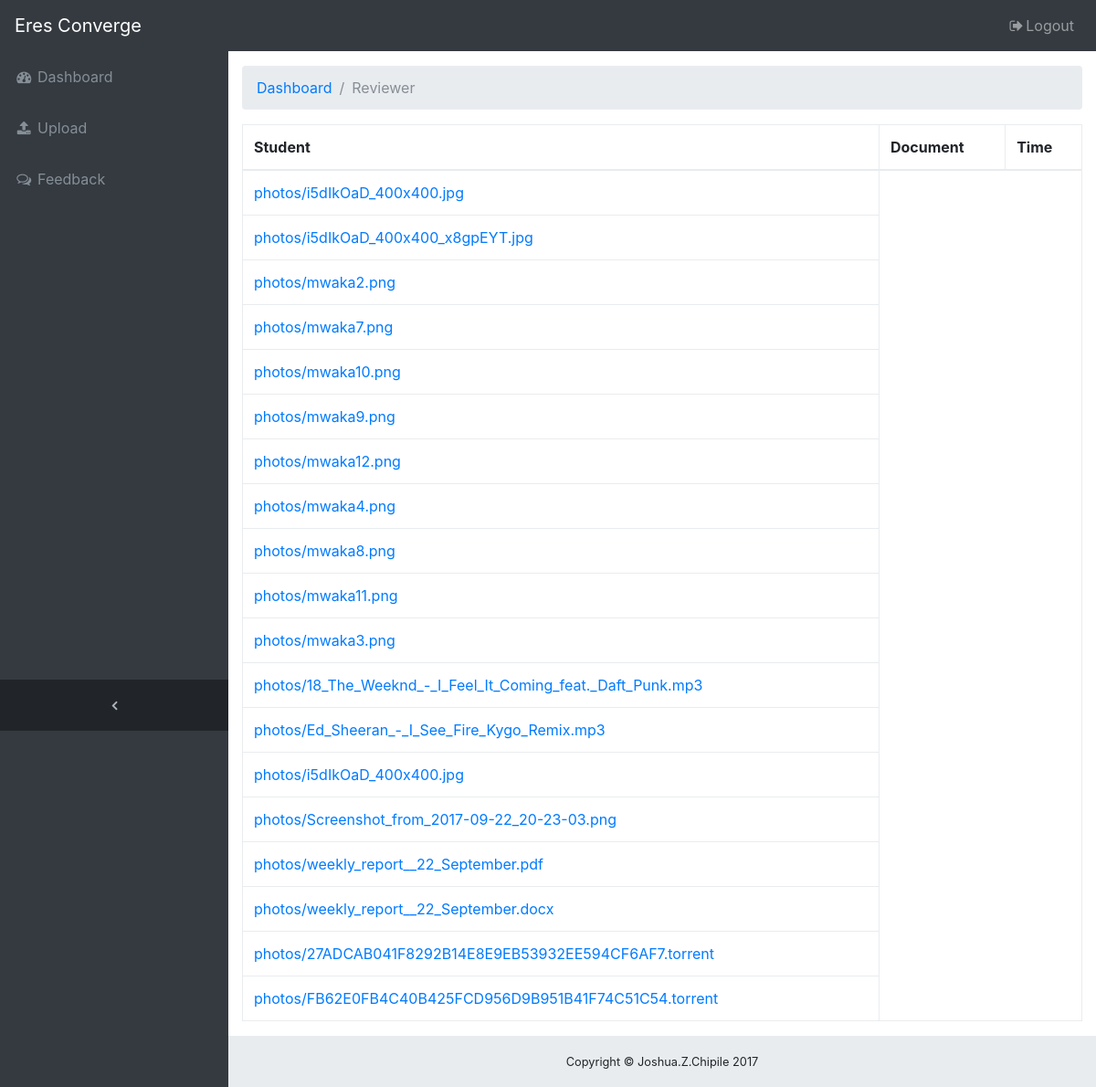
The app's page /reviewer/ (signed in) with its own data.
### eresapp/models.py (models this page shows)
class Photo(models.Model):
    user_upload = Post.author
    title = models.CharField(max_length=255, blank=True)
    file = models.FileField(upload_to='photos/')
    uploaded_at = models.DateTimeField(auto_now_add=True)

### eresapp/views.py (the view)
# urls.py: url(r'^reviewer/$', views.dashboard_reviewer, name='reviewer'),
@login_required(login_url='login')
def dashboard_reviewer(request):
	document_list = Photo.objects.all()
        return render(request, 'site/reviewer.html', {'photos': document_list})

### eresapp/templates/site/reviewer.html
{% extends 'site/base3.html' %}
{% block content %}
<ol class="breadcrumb">
  <li class="breadcrumb-item">
    <a href="#">Dashboard</a>
  </li>
  <li class="breadcrumb-item active">Reviewer</li>
</ol>
<table id="gallery" class="table table-bordered">
  <thead class=”thead-inverse”>
    <tr>
      <th>Student</th>
      <th>Document</th>
      <th>Time</th>
    </tr>
  </thead>
  <tbody>
    {% for photo in photos %}
      <tr>
        <td><a href="{{ photo.file.url }}">{{ photo.file.name }}</a></td>
      </tr>
    {% endfor %}
  </tbody>
</table>
{% endblock  %}

### eresapp/static/css/sb-admin.css (style rules this page uses)
html { position: relative; min-height: 100%; }
body { overflow-x: hidden; }
body.sticky-footer { margin-bottom: 56px; }
body.fixed-nav { padding-top: 56px; }

### records on screen
Photo: file.name "photos/i5dIkOaD_400x400.jpg"
Photo: file.name "photos/i5dIkOaD_400x400_x8gpEYT.jpg"
Photo: file.name "photos/mwaka2.png"
Photo: file.name "photos/mwaka7.png"
Photo: file.name "photos/mwaka10.png"
Photo: file.name "photos/mwaka9.png"
Photo: file.name "photos/mwaka12.png"
Photo: file.name "photos/mwaka4.png"
Photo: file.name "photos/mwaka8.png"
Photo: file.name "photos/mwaka11.png"
Photo: file.name "photos/mwaka3.png"
Photo: file.name "photos/18_The_Weeknd_-_I_Feel_It_Coming_feat._Daft_Punk.mp3"
Photo: file.name "photos/Ed_Sheeran_-_I_See_Fire_Kygo_Remix.mp3"
Photo: file.name "photos/i5dIkOaD_400x400.jpg"
Photo: file.name "photos/Screenshot_from_2017-09-22_20-23-03.png"
Photo: file.name "photos/weekly_report__22_September.pdf"
Photo: file.name "photos/weekly_report__22_September.docx"
Photo: file.name "photos/27ADCAB041F8292B14E8E9EB53932EE594CF6AF7.torrent"
Photo: file.name "photos/FB62E0FB4C40B425FCD956D9B951B41F74C51C54.torrent"
